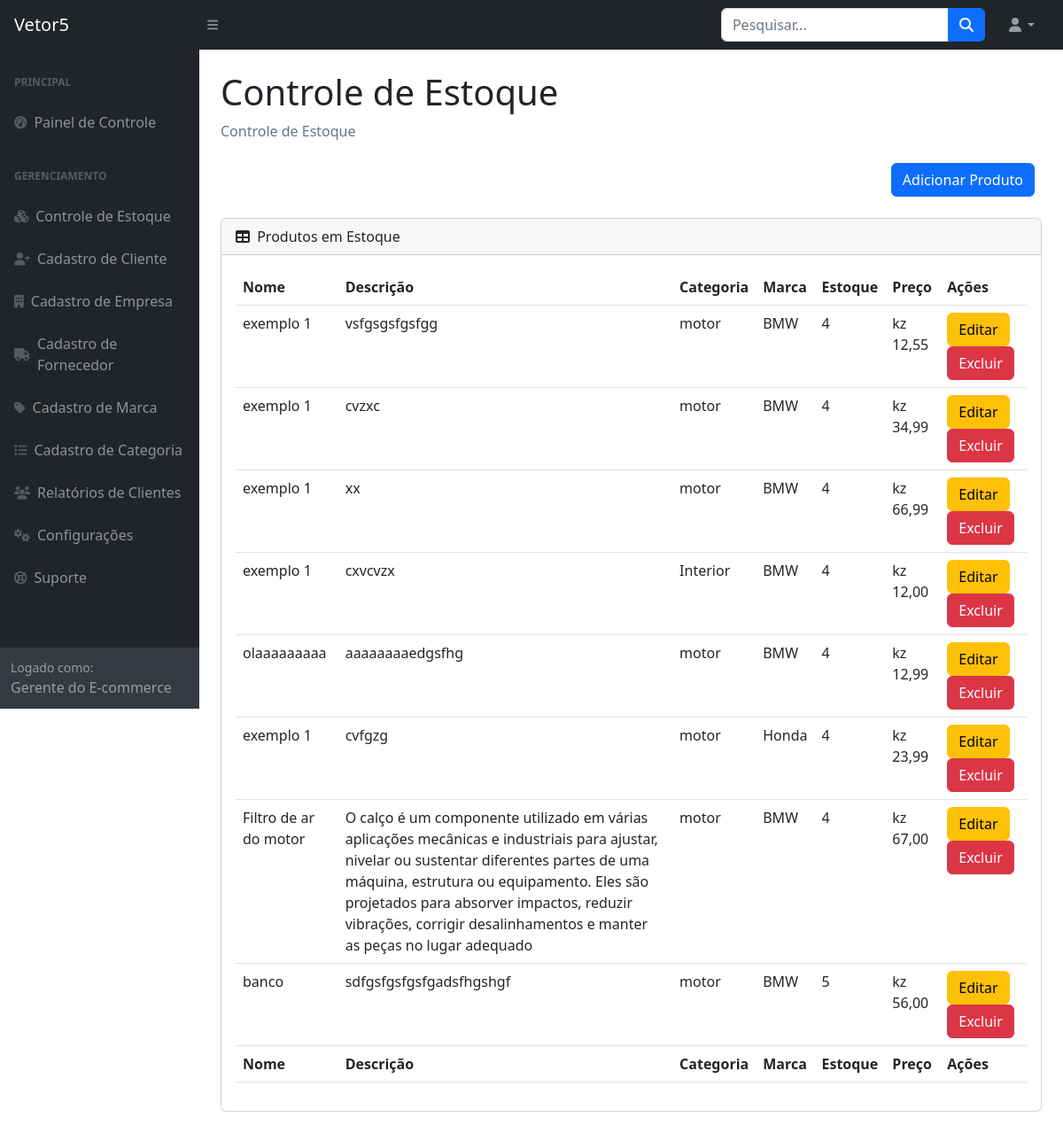
Before: /vetor5/estoque/ with the older database file.
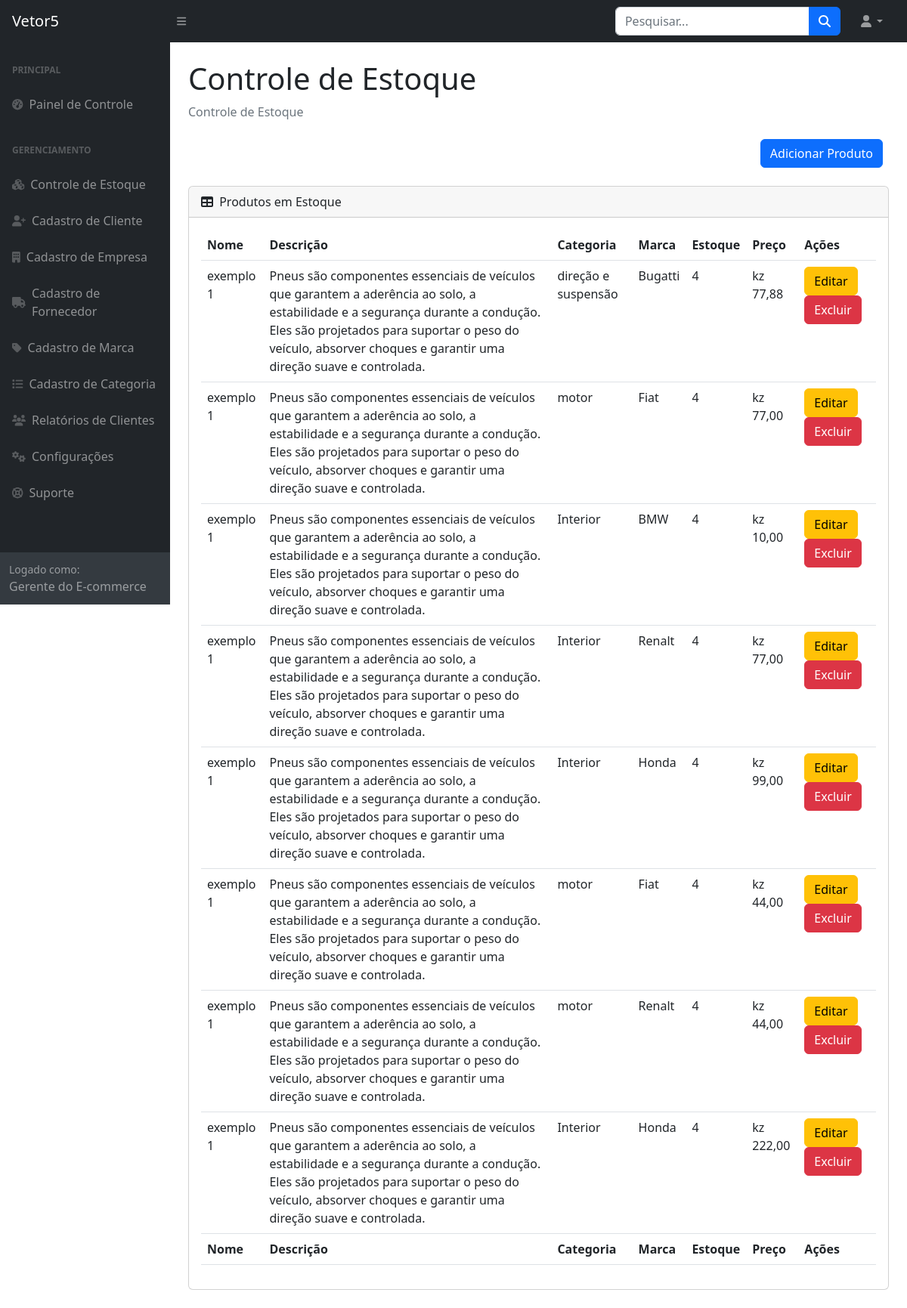
After: the same page with the newer database file.
### usuarios/models.py (models this page shows, shortened)
class Produtos(models.Model):
    nome = models.CharField(max_length=50)
    descricao = models.TextField(max_length=600)
    marca = models.ForeignKey(Marca_produto, on_delete=models.CASCADE)
    categoria = models.ForeignKey(Categoria_produto, on_delete=models.CASCADE)
    estoque = models.CharField(max_length=40)
    preco = models.FloatField()
    preco_promocional = models.FloatField()
    imagem = models.FileField(upload_to='imagem/')
    peso = models.FloatField()
    dimensao = models.CharField(max_length=50)
    compatibilidade = models.CharField(max_length=50)
    quantidade_fornecida = models.IntegerField()
    material = models.CharField(max_length=50)
    condicao = models.ForeignKey(Condicao, on_delete=models.CASCADE)
    instrucao_instalacao = models.TextField(max_length=300, blank=True)
    fornecedor = models.ForeignKey(Fornecedor, on_delete=models.CASCADE)
    garantia = models.CharField(max_length=50)
    prazo_entrega = models.CharField(max_length=50)
    data_criacao = models.DateTimeField(default=timezone.now)  # Novo campo adicionado

class Categoria_produto(models.Model):
    nome = models.CharField(max_length=40)
    def __str__(self):
        return self.nome
    class Meta:
        verbose_name_plural = "Categoria do produto"

class Marca_produto(models.Model):
    nome = models.CharField(max_length=50)
    def __str__(self):
        return self.nome
    class Meta:
        verbose_name_plural = "Marcas dos produtos"

### usuarios/views.py (the view)
# urls.py: path('estoque/', views.lista_estoque, name='lista_estoque'),
def lista_estoque(request):
    estoques = Produtos.objects.all()
    return render(request, 'estoque.html', {'estoques': estoques})

### usuarios/templates/estoque.html (shortened to what the changed rows need)
{% load static %}
<!DOCTYPE html>
<html lang="en">
    <head>
        <link href="https://cdn.jsdelivr.net/npm/simple-datatables@7.1.2/dist/style.min.css" rel="stylesheet" />
        <link href="{% static 'css/styles.css' %}" rel="stylesheet" />
    </head>
    <body class="sb-nav-fixed">
        <div id="layoutSidenav">
            <div id="layoutSidenav_content">
                <main>
                    <div class="container-fluid px-4">
                        <h1 class="mt-4">Controle de Estoque</h1>
                        <div class="card mb-4">
                            <div class="card-body">
                                <table id="datatablesSimple" class="table">
                                    <thead>
                                        <tr>
                                            <th>Nome</th>
                                            <th>Descrição</th>
                                            <th>Categoria</th>
                                            <th>Marca</th>
                                            <th>Estoque</th>
                                            <th>Preço</th>
                                            <th>Ações</th>
                                        </tr>
                                    </thead>
                                    <tfoot>
                                        <tr>
                                            <th>Nome</th>
                                            <th>Descrição</th>
                                            <th>Categoria</th>
                                            <th>Marca</th>
                                            <th>Estoque</th>
                                            <th>Preço</th>
                                            <th>Ações</th>
                                        </tr>
                                    </tfoot>
                                    <tbody>
                                        {% for produto in estoques %}
                                            <tr>
                                                <td>{{ produto.nome }}</td>
                                                <td>{{ produto.descricao }}</td>
                                                <td>{{ produto.categoria }}</td>
                                                <td>{{ produto.marca }}</td>
                                                <td>{{ produto.estoque }}</td>
                                                <td>kz {{ produto.preco|floatformat:2 }}</td>
                                                <td>
                                                    <a href="" class="btn btn-warning">Editar</a>
                                                    <button type="button" class="btn btn-danger">Excluir</button>
                                                </td>
                                            </tr>
                                        {% endfor %}
                                    </tbody>
                                </table>
                            </div>
                        </div>
                    </div>
                </main>
            </div>
        </div>
    </body>
</html>

Changed rows visible on the page:
removed Produtos: nome "exemplo 1", descricao "vsfgsgsfgsfgg", categoria "motor", marca "BMW", estoque "4", preco "12,55"
removed Produtos: nome "exemplo 1", descricao "cvzxc", categoria "motor", marca "BMW", estoque "4", preco "34,99"
removed Produtos: nome "exemplo 1", descricao "xx", categoria "motor", marca "BMW", estoque "4", preco "66,99"
removed Produtos: nome "exemplo 1", descricao "cxvcvzx", categoria "Interior", marca "BMW", estoque "4", preco "12,00"
removed Produtos: nome "olaaaaaaaaa", descricao "aaaaaaaaedgsfhg", categoria "motor", marca "BMW", estoque "4", preco "12,99"
removed Produtos: nome "exemplo 1", descricao "cvfgzg", categoria "motor", marca "Honda", estoque "4", preco "23,99"
removed Produtos: nome "Filtro de ar do motor", descricao "O calço é um componente utilizado em várias aplicações mecânicas e industriais para ajustar, nivelar ou sustentar diferentes partes de uma máquina, estrutura ou equipamento. Eles são projetados para absorver impactos, reduzir vibrações, corrigir desalinhamentos e manter as peças no lugar adequado", categoria "motor", marca "BMW", estoque "4", preco "67,00"
removed Produtos: nome "banco", descricao "sdfgsfgsfgsfgadsfhgshgf", categoria "motor", marca "BMW", estoque "5", preco "56,00"
added Produtos: nome "exemplo 1", descricao "Pneus são componentes essenciais de veículos que garantem a aderência ao solo, a estabilidade e a segurança durante a condução. Eles são projetados para suportar o peso do veículo, absorver choques e garantir uma direção suave e controlada.", categoria "direção e suspensão", marca "Bugatti", estoque "4", preco "77,88"
added Produtos: nome "exemplo 1", descricao "Pneus são componentes essenciais de veículos que garantem a aderência ao solo, a estabilidade e a segurança durante a condução. Eles são projetados para suportar o peso do veículo, absorver choques e garantir uma direção suave e controlada.", categoria "motor", marca "Fiat", estoque "4", preco "77,00"
added Produtos: nome "exemplo 1", descricao "Pneus são componentes essenciais de veículos que garantem a aderência ao solo, a estabilidade e a segurança durante a condução. Eles são projetados para suportar o peso do veículo, absorver choques e garantir uma direção suave e controlada.", categoria "Interior", marca "BMW", estoque "4", preco "10,00"
added Produtos: nome "exemplo 1", descricao "Pneus são componentes essenciais de veículos que garantem a aderência ao solo, a estabilidade e a segurança durante a condução. Eles são projetados para suportar o peso do veículo, absorver choques e garantir uma direção suave e controlada.", categoria "Interior", marca "Renalt", estoque "4", preco "77,00"
added Produtos: nome "exemplo 1", descricao "Pneus são componentes essenciais de veículos que garantem a aderência ao solo, a estabilidade e a segurança durante a condução. Eles são projetados para suportar o peso do veículo, absorver choques e garantir uma direção suave e controlada.", categoria "Interior", marca "Honda", estoque "4", preco "99,00"
added Produtos: nome "exemplo 1", descricao "Pneus são componentes essenciais de veículos que garantem a aderência ao solo, a estabilidade e a segurança durante a condução. Eles são projetados para suportar o peso do veículo, absorver choques e garantir uma direção suave e controlada.", categoria "motor", marca "Fiat", estoque "4", preco "44,00"
added Produtos: nome "exemplo 1", descricao "Pneus são componentes essenciais de veículos que garantem a aderência ao solo, a estabilidade e a segurança durante a condução. Eles são projetados para suportar o peso do veículo, absorver choques e garantir uma direção suave e controlada.", categoria "motor", marca "Renalt", estoque "4", preco "44,00"
added Produtos: nome "exemplo 1", descricao "Pneus são componentes essenciais de veículos que garantem a aderência ao solo, a estabilidade e a segurança durante a condução. Eles são projetados para suportar o peso do veículo, absorver choques e garantir uma direção suave e controlada.", categoria "Interior", marca "Honda", estoque "4", preco "222,00"
